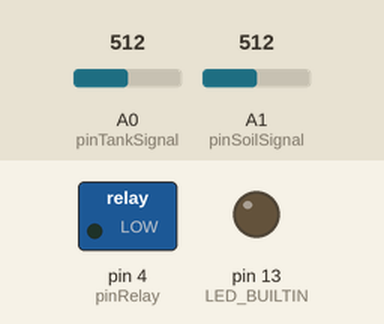
The program below on a simulated Arduino Nano, built with avr-gcc and run on an emulated ATmega328P. On the bench: switched loads named in the program (green lamp = pin HIGH), output pins drawn as LEDs (lit = HIGH). The test bench sets the inputs (shaded band); at power-on: A0 (pinTankSignal) = 512, A1 (pinSoilSignal) = 512. Pins used as bus, display or sensor lines are not drawn; what the program prints to the serial monitor is not drawn.

Above: at 0.1 s.
Timing chart, 0 to 1.6 s (numbered marks = the images above):
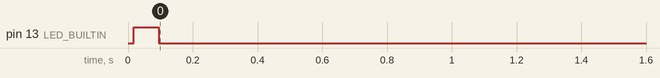

Measured:
- by itself, pin 13 (LED_BUILTIN): LOW → HIGH at 0.02 s, → LOW 0.08 s later

The program:

main.cpp
```cpp
#include <Arduino.h>

#define SEC 1000UL
#define MIN (SEC * 60UL)
#define HOUR (MIN * 60UL)
#define DAY (HOUR * 24UL)

const uint8_t pinTankVcc = 2;      // D2
const uint8_t pinTankSignal = 14;  // A0 47k pulldown
const uint8_t pinSoilVcc = 3;      // D3
const uint8_t pinSoilSignal = 15;  // A1 47k pulldown
const uint8_t pinRelay = 4;        // D4

const float tankThreshold = 1.0f;
const float soilThreshold = 2.0f;

const unsigned long checkPeriodTime = 30 * MIN;
const unsigned long wateringTime = 3 * SEC;
const unsigned long limitPeriodTime = 24 * HOUR;
const unsigned int limitAmount = 3;

// const unsigned long checkPeriodTime = 10 * SEC;
// const unsigned long wateringTime = 3 * SEC;
// const unsigned long limitPeriodTime = 60 * SEC;
// const unsigned int limitAmount = 3;

unsigned int waterings = 0;
unsigned long periodStartTime = 0;

void checkPeriod(unsigned long);
bool limitIsReached();
bool tankIsEmpty();
bool soilIsDry();
void water();
void waterStart();
void waterStop();
char *timeStr(unsigned long, char *, size_t);
void log(const char *, ...);
float voltage(uint8_t, uint8_t, uint8_t numMeasurements = 100);

void setup() {
    Serial.begin(115200);
    randomSeed(analogRead(0));
    analogReference(DEFAULT);
    pinMode(LED_BUILTIN, OUTPUT);
    digitalWrite(LED_BUILTIN, LOW);
    pinMode(pinTankVcc, OUTPUT);
    digitalWrite(pinTankVcc, LOW);
    pinMode(pinTankSignal, INPUT);
    pinMode(pinSoilVcc, OUTPUT);
    digitalWrite(pinSoilVcc, LOW);
    pinMode(pinSoilSignal, INPUT);
    pinMode(pinRelay, OUTPUT);
    digitalWrite(pinRelay, LOW);
    char buf[3][32];
    log("\n\nwelcome\n\n"
        "minute: %lu secs, hour: %lu minutes, day: %lu hours, rollover: %lu days\n"
        "checkPeriodTime: %s\n"
        "wateringTime:    %s\n"
        "limitPeriodTime: %s\n"
        "limitAmount:     %d\n\n",
        MIN / SEC,
        HOUR / MIN,
        DAY / HOUR,
        UINT32_MAX / DAY,
        timeStr(checkPeriodTime, buf[0], 32),
        timeStr(wateringTime, buf[1], 32),
        timeStr(limitPeriodTime, buf[2], 32),
        limitAmount);
}

void loop() {
    // log("tank %s %.2fV, soil %s %.2fV",
    //     tankIsEmpty() ? "empty" : "ok",
    //     voltage(pinTankVcc, pinTankSignal),
    //     soilIsDry() ? "dry" : "wet",
    //     voltage(pinSoilVcc, pinSoilSignal));
    // delay(500);
    // return;

    unsigned long t = millis();
    log("check");
    digitalWrite(LED_BUILTIN, HIGH);
    checkPeriod(t);
    bool tankEmpty = tankIsEmpty();
    delay(50);
    if (!limitIsReached() && !tankEmpty && soilIsDry()) {
        water();
    }
    digitalWrite(LED_BUILTIN, LOW);
    // unsigned long loopTime = millis() - t;
    //  if (loopTime < checkPeriodTime) {
    //   delay(checkPeriodTime - loopTime);
    // }
    delay(checkPeriodTime);
}

void checkPeriod(unsigned long t) {
    if (limitPeriodTime < t && periodStartTime < t - limitPeriodTime) {
        log("period reset");
        periodStartTime = t;
        waterings = 0;
    }
}

bool limitIsReached() {
    if (limitAmount <= waterings) {
        log("limit reached");
        return true;
    }
    return false;
}

bool tankIsEmpty() {
    float v = voltage(pinTankVcc, pinTankSignal);
    bool empty = v < tankThreshold;
    log("tank %.2fV %s", v, empty ? "empty" : "ok");
    return empty;
    // if (1 < random(10)) {
    //     log("tank ok");
    //     return false;
    // }
    // log("tank empty");
    // return true;
}

bool soilIsDry() {
    float v = voltage(pinSoilVcc, pinSoilSignal);
    bool dry = v < soilThreshold;
    log("soil %.2fV %s", v, dry ? "dry" : "wet");
    return dry;
    // if (7 < random(10)) {
    //     log("soil wet");
    //     return false;
    // }
    // log("soil dry");
    // return true;
}

void water() {
    log("watering %d", waterings);
    waterStart();
    delay(wateringTime);
    waterStop();
    waterings++;
}

void waterStart() {
    log("waterStart");
    digitalWrite(pinRelay, HIGH);
}

void waterStop() {
    log("waterStop");
    digitalWrite(pinRelay, LOW);
}

char *timeStr(unsigned long t, char *buf, size_t size) {
    snprintf(buf, size, "%lu:%02lu:%02lu:%02lu:%03lu",
             t / DAY, (t / HOUR) % 24, (t / MIN) % 60, (t / SEC) % 60, t % 1000);
    return buf;
}

void log(const char *fmt, ...) {
    static const uint8_t len = 255;
    char out[len];
    char *p = out;
    char tbuf[32];
    unsigned long t = millis();
    snprintf(p, len, "%s ", timeStr(t, tbuf, 32));
    uint8_t timeLen = strlen(p);
    if (len <= timeLen) {
        Serial.println("log overflow");
        return;
    }
    va_list argp;
    va_start(argp, fmt);
    vsnprintf(p + timeLen, sizeof(out) - timeLen - 1, fmt, argp);
    va_end(argp);
    Serial.println(out);
}

float voltage(uint8_t pinVcc, uint8_t pinSignal, uint8_t numMeasurements) {
    if (!numMeasurements) return 0.0f;
    static const double factor = 5.0 / 1023.0;
    double value = 0.0;
    digitalWrite(pinVcc, HIGH);
    for (uint8_t i = 0; i < numMeasurements; i++) {
        value += analogRead(pinSignal) * factor;
    }
    digitalWrite(pinVcc, LOW);
    return (float)(value / numMeasurements);
}
```
